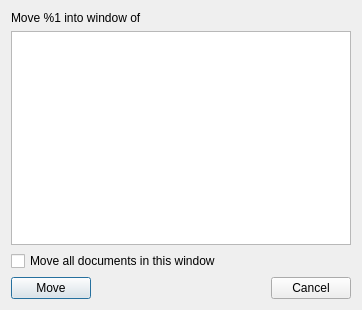
<?xml version="1.0" encoding="UTF-8"?>
<ui version="4.0">
 <class>DialogMoveDocument</class>
 <widget class="QDialog" name="DialogMoveDocument">
  <property name="geometry">
   <rect>
    <x>0</x>
    <y>0</y>
    <width>362</width>
    <height>310</height>
   </rect>
  </property>
  <property name="windowTitle">
   <string>Move Document</string>
  </property>
  <layout class="QVBoxLayout" name="verticalLayout">
   <item>
    <widget class="QLabel" name="label">
     <property name="text">
      <string>Move %1 into window of</string>
     </property>
    </widget>
   </item>
   <item>
    <widget class="QListWidget" name="listWindows"/>
   </item>
   <item>
    <widget class="QCheckBox" name="checkMoveAll">
     <property name="text">
      <string>Move all documents in this window</string>
     </property>
    </widget>
   </item>
   <item>
    <layout class="QHBoxLayout" name="horizontalLayout">
     <item>
      <widget class="QPushButton" name="buttonMove">
       <property name="text">
        <string>Move</string>
       </property>
       <property name="icon">
        <iconset theme="arrow-left">
         <normaloff>.</normaloff>.</iconset>
       </property>
       <property name="default">
        <bool>true</bool>
       </property>
      </widget>
     </item>
     <item>
      <spacer name="horizontalSpacer">
       <property name="orientation">
        <enum>Qt::Horizontal</enum>
       </property>
       <property name="sizeHint" stdset="0">
        <size>
         <width>40</width>
         <height>20</height>
        </size>
       </property>
      </spacer>
     </item>
     <item>
      <widget class="QPushButton" name="buttonCancel">
       <property name="text">
        <string>Cancel</string>
       </property>
       <property name="icon">
        <iconset theme="dialog-cancel">
         <normaloff>.</normaloff>.</iconset>
       </property>
      </widget>
     </item>
    </layout>
   </item>
  </layout>
 </widget>
 <resources/>
 <connections>
  <connection>
   <sender>buttonCancel</sender>
   <signal>clicked()</signal>
   <receiver>DialogMoveDocument</receiver>
   <slot>reject()</slot>
   <hints>
    <hint type="sourcelabel">
     <x>328</x>
     <y>280</y>
    </hint>
    <hint type="destinationlabel">
     <x>355</x>
     <y>262</y>
    </hint>
   </hints>
  </connection>
  <connection>
   <sender>buttonMove</sender>
   <signal>clicked()</signal>
   <receiver>DialogMoveDocument</receiver>
   <slot>accept()</slot>
   <hints>
    <hint type="sourcelabel">
     <x>37</x>
     <y>288</y>
    </hint>
    <hint type="destinationlabel">
     <x>113</x>
     <y>281</y>
    </hint>
   </hints>
  </connection>
 </connections>
</ui>
